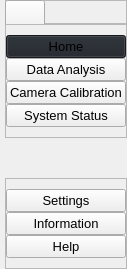
     <widget class="QCustomSlideMenu" name="leftMenuContainer" native="true">
      <property name="maximumSize">
       <size>
        <width>45</width>
        <height>16777215</height>
       </size>
      </property>
      <layout class="QVBoxLayout" name="verticalLayout">
       <property name="spacing">
        <number>0</number>
       </property>
       <property name="leftMargin">
        <number>0</number>
       </property>
       <property name="topMargin">
        <number>0</number>
       </property>
       <property name="rightMargin">
        <number>0</number>
       </property>
       <property name="bottomMargin">
        <number>0</number>
       </property>
       <item>
        <widget class="QWidget" name="leftMenuSubContainer" native="true">
         <layout class="QVBoxLayout" name="verticalLayout_2">
          <property name="spacing">
           <number>0</number>
          </property>
          <property name="leftMargin">
           <number>5</number>
          </property>
          <property name="topMargin">
           <number>0</number>
          </property>
          <property name="rightMargin">
           <number>0</number>
          </property>
          <property name="bottomMargin">
           <number>0</number>
          </property>
          <item alignment="Qt::AlignTop">
           <widget class="QFrame" name="frame">
            <property name="minimumSize">
             <size>
              <width>24</width>
              <height>24</height>
             </size>
            </property>
            <property name="frameShape">
             <enum>QFrame::StyledPanel</enum>
            </property>
            <property name="frameShadow">
             <enum>QFrame::Raised</enum>
            </property>
            <widget class="QPushButton" name="menuBtn">
             <property name="geometry">
              <rect>
               <x>0</x>
               <y>0</y>
               <width>40</width>
               <height>34</height>
              </rect>
             </property>
             <property name="minimumSize">
              <size>
               <width>24</width>
               <height>24</height>
              </size>
             </property>
             <property name="toolTip">
              <string>Menu</string>
             </property>
             <property name="text">
              <string/>
             </property>
             <property name="icon">
              <iconset resource="resources.qrc">
               <normaloff>:/icons/icons/align-justify.svg</normaloff>:/icons/icons/align-justify.svg</iconset>
             </property>
             <property name="iconSize">
              <size>
               <width>24</width>
               <height>24</height>
              </size>
             </property>
            </widget>
           </widget>
          </item>
          <item alignment="Qt::AlignTop">
           <widget class="QFrame" name="frame_2">
            <property name="sizePolicy">
             <sizepolicy hsizetype="Preferred" vsizetype="Preferred">
              <horstretch>0</horstretch>
              <verstretch>0</verstretch>
             </sizepolicy>
            </property>
            <property name="frameShape">
             <enum>QFrame::StyledPanel</enum>
            </property>
            <property name="frameShadow">
             <enum>QFrame::Raised</enum>
            </property>
            <layout class="QVBoxLayout" name="verticalLayout_3">
             <property name="spacing">
              <number>0</number>
             </property>
             <property name="leftMargin">
              <number>0</number>
             </property>
             <property name="topMargin">
              <number>10</number>
             </property>
             <property name="rightMargin">
              <number>0</number>
             </property>
             <property name="bottomMargin">
              <number>10</number>
             </property>
             <item>
              <widget class="QPushButton" name="homeBtn">
               <property name="font">
                <font>
                 <pointsize>10</pointsize>
                </font>
               </property>
               <property name="toolTip">
                <string>Home</string>
               </property>
               <property name="styleSheet">
                <string notr="true">background-color:#1f232a;</string>
               </property>
               <property name="text">
                <string>Home</string>
               </property>
               <property name="icon">
                <iconset resource="resources.qrc">
                 <normaloff>:/icons/icons/home.svg</normaloff>:/icons/icons/home.svg</iconset>
               </property>
               <property name="iconSize">
                <size>
                 <width>24</width>
                 <height>24</height>
                </size>
               </property>
              </widget>
             </item>
             <item>
              <widget class="QPushButton" name="dataAnalysisBtn">
               <property name="font">
                <font>
                 <pointsize>10</pointsize>
                </font>
               </property>
               <property name="toolTip">
                <string>Data Analysis</string>
               </property>
               <property name="text">
                <string>Data Analysis</string>
               </property>
               <property name="icon">
                <iconset resource="resources.qrc">
                 <normaloff>:/icons/icons/search.svg</normaloff>:/icons/icons/search.svg</iconset>
               </property>
               <property name="iconSize">
                <size>
                 <width>24</width>
                 <height>24</height>
                </size>
               </property>
              </widget>
             </item>
             <item>
              <widget class="QPushButton" name="cameraBtn">
               <property name="font">
                <font>
                 <pointsize>10</pointsize>
                </font>
               </property>
               <property name="toolTip">
                <string>Camera Calibration</string>
               </property>
               <property name="text">
                <string>Camera Calibration</string>
               </property>
               <property name="icon">
                <iconset resource="resources.qrc">
                 <normaloff>:/icons/icons/camera.svg</normaloff>:/icons/icons/camera.svg</iconset>
               </property>
               <property name="iconSize">
                <size>
                 <width>24</width>
                 <height>24</height>
                </size>
               </property>
              </widget>
             </item>
             <item>
              <widget class="QPushButton" name="systemStatusBtn">
               <property name="font">
                <font>
                 <pointsize>10</pointsize>
                </font>
               </property>
               <property name="toolTip">
                <string>System Status</string>
               </property>
               <property name="text">
                <string>System Status</string>
               </property>
               <property name="icon">
                <iconset resource="resources.qrc">
                 <normaloff>:/icons/icons/activity.svg</normaloff>:/icons/icons/activity.svg</iconset>
               </property>
               <property name="iconSize">
                <size>
                 <width>24</width>
                 <height>24</height>
                </size>
               </property>
              </widget>
             </item>
            </layout>
           </widget>
          </item>
          <item>
           <spacer name="verticalSpacer">
            <property name="orientation">
             <enum>Qt::Vertical</enum>
            </property>
            <property name="sizeHint" stdset="0">
             <size>
              <width>20</width>
              <height>40</height>
             </size>
            </property>
           </spacer>
          </item>
          <item alignment="Qt::AlignBottom">
           <widget class="QFrame" name="frame_3">
            <property name="frameShape">
             <enum>QFrame::StyledPanel</enum>
            </property>
            <property name="frameShadow">
             <enum>QFrame::Raised</enum>
            </property>
            <layout class="QVBoxLayout" name="verticalLayout_4">
             <property name="spacing">
              <number>0</number>
             </property>
             <property name="leftMargin">
              <number>0</number>
             </property>
             <property name="topMargin">
              <number>10</number>
             </property>
             <property name="rightMargin">
              <number>0</number>
             </property>
             <property name="bottomMargin">
              <number>10</number>
             </property>
             <item>
              <widget class="QPushButton" name="settingsBtn">
               <property name="font">
                <font>
                 <pointsize>10</pointsize>
                </font>
               </property>
               <property name="toolTip">
                <string>Settings</string>
               </property>
               <property name="text">
                <string>Settings</string>
               </property>
               <property name="icon">
                <iconset resource="resources.qrc">
                 <normaloff>:/icons/icons/settings.svg</normaloff>:/icons/icons/settings.svg</iconset>
               </property>
               <property name="iconSize">
                <size>
                 <width>24</width>
                 <height>24</height>
                </size>
               </property>
              </widget>
             </item>
             <item>
              <widget class="QPushButton" name="infoBtn">
               <property name="font">
                <font>
                 <pointsize>10</pointsize>
                </font>
               </property>
               <property name="toolTip">
                <string>Information</string>
               </property>
               <property name="text">
                <string>Information</string>
               </property>
               <property name="icon">
                <iconset resource="resources.qrc">
                 <normaloff>:/icons/icons/info.svg</normaloff>:/icons/icons/info.svg</iconset>
               </property>
               <property name="iconSize">
                <size>
                 <width>24</width>
                 <height>24</height>
                </size>
               </property>
              </widget>
             </item>
             <item>
              <widget class="QPushButton" name="helpBtn">
               <property name="font">
                <font>
                 <pointsize>10</pointsize>
                </font>
               </property>
               <property name="toolTip">
                <string>Help</string>
               </property>
               <property name="text">
                <string>Help</string>
               </property>
               <property name="icon">
                <iconset resource="resources.qrc">
                 <normaloff>:/icons/icons/help-circle.svg</normaloff>:/icons/icons/help-circle.svg</iconset>
               </property>
              </widget>
             </item>
            </layout>
           </widget>
          </item>
         </layout>
         <zorder>frame_2</zorder>
         <zorder>frame_3</zorder>
         <zorder>frame</zorder>
        </widget>
       </item>
      </layout>
     </widget>
